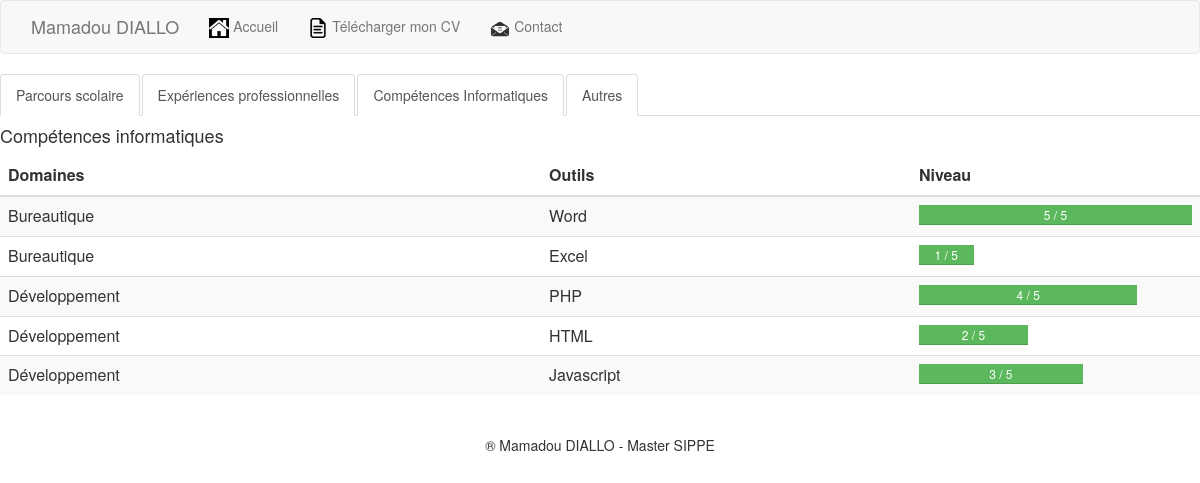
The app's page /index.php?categorie=informatique with its own data.
### tables this page shows
CREATE TABLE IF NOT EXISTS `competences` (
  `id` int(11) NOT NULL AUTO_INCREMENT,
  `libelle` varchar(255) NOT NULL,
  `niveau` int(1) NOT NULL,
  `id_categorie` int(11) NOT NULL,
  PRIMARY KEY (`id`)
);

CREATE TABLE IF NOT EXISTS `competences_categories` (
  `id` int(11) NOT NULL AUTO_INCREMENT,
  `libelle` varchar(255) NOT NULL,
  PRIMARY KEY (`id`)
);

### chunks/competences-informatiques.php (the view)
 <h4>Compétences informatiques</h4>
 <table class="table table-striped">
  <thead>
    <tr>
      <th scope="col">Domaines</th>
      <th scope="col">Outils</th>
      <th scope="col">Niveau</th>
    </tr>
  </thead>
  <tbody>
           <?php
            $sql = "SELECT competences.id, competences_categories.libelle AS categorie1 , competences.libelle AS outil ,competences.niveau AS niveau FROM competences INNER JOIN competences_categories on competences.id_categorie = competences_categories.id ORDER BY competences_categories.libelle ASC ";
            foreach ($mbd->query($sql) as $compe) {
            ?>
               <tr id="<?php echo $compe ['id']; ?>">
               <td><?php echo $compe ['categorie1']; ?></td>
               <td><?php echo $compe ['outil']; ?></td>
          <td><?php $livel = $compe['niveau']; $p = ($livel/5)*100; ?>
            <div>
            <div class="progress-bar progress-bar-success " role="progressbar" aria-valuemin="0" aria-valuemax="5" style= "width:<?php echo $p.'%';?>">
              <?php echo $livel.' / 5';?></div></div>
          </td>
               </tr>
            <?php } ?>
  </tbody>
</table>

### records on screen
competences: competences_categories.libelle "Bureautique", libelle "Word", niveau "5"
competences: competences_categories.libelle "Bureautique", libelle "Excel", niveau "1"
competences: competences_categories.libelle "Développement", libelle "PHP", niveau "4"
competences: competences_categories.libelle "Développement", libelle "HTML", niveau "2"
competences: competences_categories.libelle "Développement", libelle "Javascript", niveau "3"
